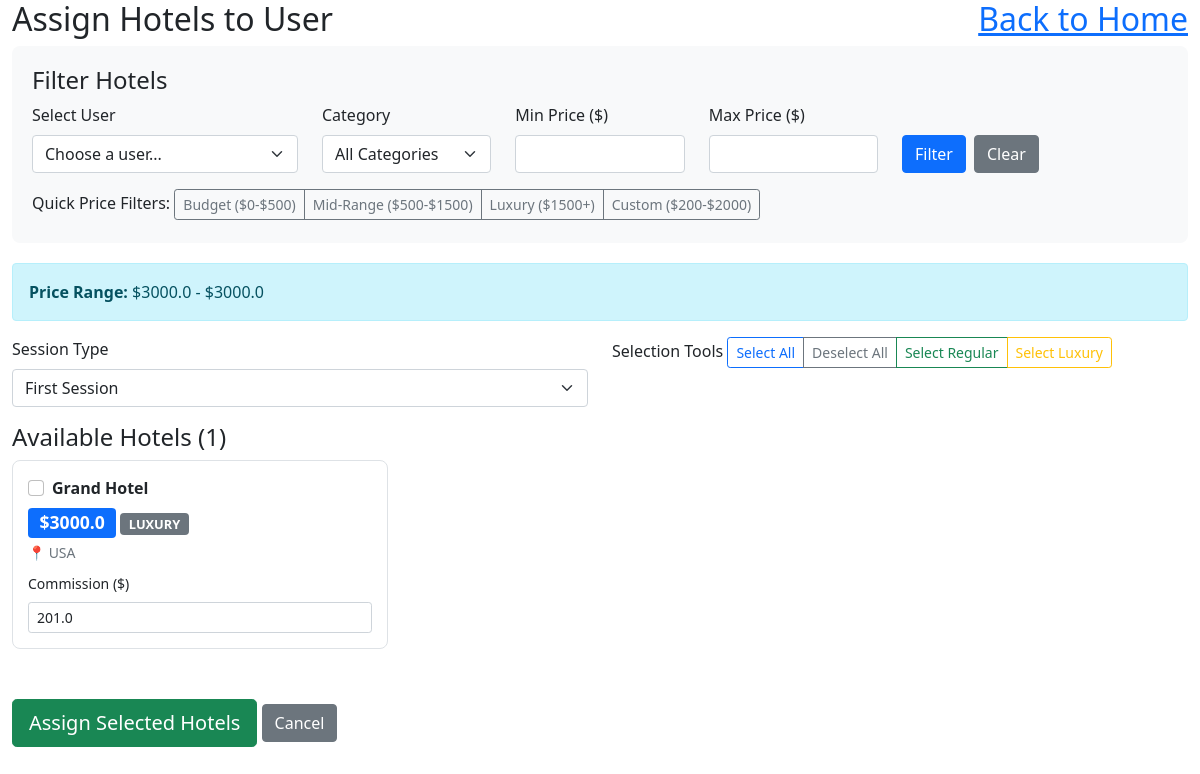
The app's page /admin/assign-hotels?user_id=4 (signed in) with its own data.
### hotel_app/models.py (models this page shows, shortened)
class Hotel(db.Model):
    __tablename__ = 'hotel'
    id = db.Column(db.Integer, primary_key=True)
    name = db.Column(db.String(120), nullable=False)
    primary_picture = db.Column(db.String(200))
    price = db.Column(db.Float, nullable=False)
    commission_multiplier = db.Column(db.Float, default=1.0)
    days_available = db.Column(db.Integer, default=1)
    description = db.Column(db.Text)
    location = db.Column(db.String(200))
    rating = db.Column(db.Integer, default=5)
    created_at = db.Column(db.DateTime, default=datetime.utcnow)
    category = db.Column(db.String(50))
    is_active = db.Column(db.Boolean, default=True)
    reservations = db.relationship('Reservation', backref='hotel', lazy=True)
    user_assignments = db.relationship('UserHotelAssignment', backref='hotel', lazy=True)
    user_ratings = db.relationship('UserHotelRating', backref='hotel', lazy=True)

### hotel_app/routes.py (the view, shortened to what this page needs)
@app.route('/admin/assign-hotels', methods=['GET', 'POST'])
@admin_required
def assign_hotels_to_user():
    user_id = request.args.get('user_id')
    category_filter = request.args.get('category', '')
    min_price = request.args.get('min_price', type=float)
    max_price = request.args.get('max_price', type=float)
    users = User.query.filter_by(is_active=True).all()
    query = Hotel.query.filter_by(is_active=True)
    if category_filter:
        query = query.filter_by(category=category_filter)
    if min_price is not None:
        query = query.filter(Hotel.price >= min_price)
    if max_price is not None:
        query = query.filter(Hotel.price <= max_price)
    hotels = query.order_by(Hotel.category, Hotel.price, Hotel.name).all()
    selected_user = None
    if user_id:
        selected_user = User.query.get(user_id)
    price_stats = db.session.query(
        db.func.min(Hotel.price).label('min_price'),
        db.func.max(Hotel.price).label('max_price')
    ).filter_by(is_active=True).first()
    return render_template('admin_assign_hotels.html',
                         users=users,
                         hotels=hotels,
                         selected_user=selected_user,
                         category_filter=category_filter,
                         min_price=min_price,
                         max_price=max_price,
                         price_stats=price_stats)

### hotel_app/routes.py (called while the page is built)
def admin_required(f):
    @wraps(f)
    def wrapper(*args, **kwargs):
        admin_id = session.get('admin_id')
        if not admin_id:
            flash("Admin login required.", "danger")
            return redirect(url_for('admin_login'))
        admin = Admin.query.get(admin_id)
        if not admin or not admin.is_active:
            session.pop('admin_id', None)
            flash("Admin access denied.", "danger")
            return redirect(url_for('admin_login'))
        g.current_admin = admin
        return f(*args, **kwargs)
    return wrapper

@app.before_request
def check_admin_routes():
    if request.endpoint and request.endpoint.startswith('admin_') and request.endpoint != 'admin_login':
        if 'admin_id' not in session:
            return redirect(url_for('admin_login'))

### hotel_app/templates/admin_assign_hotels.html (shortened to what this page needs)
<!DOCTYPE html>
<html lang="en">
<head>
    <link href="https://cdn.jsdelivr.net/npm/bootstrap@5.1.3/dist/css/bootstrap.min.css" rel="stylesheet">
</head>
<body>
    <div class="container-fluid">
        <div class="row">
            <div class="col-md-12">
                <h2>
  <a href="{{ url_for('admin_dashboard') }}" style="float: right;">Back to Home</a>
</h2>
                <div class="price-filter-section">
                    <h4>Filter Hotels</h4>
                    <form method="GET" id="filterForm">
                        <div class="row">
                            <div class="col-md-3">
                                <label for="user_id" class="form-label">Select User</label>
                                <select name="user_id" id="user_id" class="form-select">
                                    <option value="">Choose a user...</option>
                                </select>
                            </div>
                            <div class="col-md-2">
                                <label for="category" class="form-label">Category</label>
                                <select name="category" id="category" class="form-select">
                                    <option value="">All Categories</option>
                                </select>
                            </div>
                            <div class="col-md-2">
                                <label for="min_price" class="form-label">Min Price ($)</label>
                                <input type="number" name="min_price" id="min_price" class="form-control"
                                       value="{{ min_price or '' }}" step="0.01" min="0">
                            </div>
                            <div class="col-md-2">
                                <label for="max_price" class="form-label">Max Price ($)</label>
                                <input type="number" name="max_price" id="max_price" class="form-control"
                                       value="{{ max_price or '' }}" step="0.01" min="0">
                            </div>
                            <div class="col-md-3">
                                <label class="form-label">&nbsp;</label>
                                <div class="d-flex gap-2">
                                    <button type="submit" class="btn btn-primary">Filter</button>
                                    <a href="{{ url_for('assign_hotels_to_user') }}" class="btn btn-secondary">Clear</a>
                                </div>
                            </div>
                        </div>
                        <div class="row mt-3">
                            <div class="col-md-12">
                                <label class="form-label">Quick Price Filters:</label>
                                <div class="btn-group" role="group">
                                    <button type="button" class="btn btn-outline-secondary btn-sm" onclick="setPrice(0, 500)">
                                        Budget ($0-$500)
                                    </button>
                                    <button type="button" class="btn btn-outline-secondary btn-sm" onclick="setPrice(500, 1500)">
                                        Mid-Range ($500-$1500)
                                    </button>
                                    <button type="button" class="btn btn-outline-secondary btn-sm" onclick="setPrice(1500, null)">
                                        Luxury ($1500+)
                                    </button>
                                    <button type="button" class="btn btn-outline-secondary btn-sm" onclick="setPrice(200, 2000)">
                                        Custom ($200-$2000)
                                    </button>
                                </div>
                            </div>
                        </div>
                    </form>
                </div>
                {% if price_stats %}
                <div class="alert alert-info">
                    <strong>Price Range:</strong> ${{ price_stats.min_price }} - ${{ price_stats.max_price }}
                </div>
                {% endif %}
                {% if selected_user %}
                <form method="POST" id="assignmentForm">
                    <div class="row mb-3">
                        <div class="col-md-6">
                            <label for="session_type" class="form-label">Session Type</label>
                            <select name="session_type" id="session_type" class="form-select" required>
                                <option value="first">First Session</option>
                            </select>
                        </div>
                        <div class="col-md-6">
                            <label class="form-label">Selection Tools</label>
                            <div class="btn-group" role="group">
                                <button type="button" class="btn btn-outline-primary btn-sm" onclick="selectAll()">
                                    Select All
                                </button>
                                <button type="button" class="btn btn-outline-secondary btn-sm" onclick="deselectAll()">
                                    Deselect All
                                </button>
                                <button type="button" class="btn btn-outline-success btn-sm" onclick="selectByCategory('regular')">
                                    Select Regular
                                </button>
                                <button type="button" class="btn btn-outline-warning btn-sm" onclick="selectByCategory('luxury')">
                                    Select Luxury
                                </button>
                            </div>
                        </div>
                    </div>
                    <div class="row">
                        <div class="col-md-12">
                            <h4>Available Hotels ({{ hotels|length }})</h4>
                            {% if hotels %}
                            <div class="row">
                                {% for hotel in hotels %}
                                <div class="col-md-6 col-lg-4 mb-3">
                                    <div class="hotel-card" data-category="{{ hotel.category }}" data-price="{{ hotel.price }}">
                                        <div class="form-check">
                                            <input class="form-check-input hotel-checkbox" type="checkbox"
                                                   name="hotel_ids" value="{{ hotel.id }}" id="hotel_{{ hotel.id }}">
                                            <label class="form-check-label" for="hotel_{{ hotel.id }}">
                                                <strong>{{ hotel.name }}</strong>
                                            </label>
                                        </div>
                                        <div class="mt-2">
                                            <span class="badge bg-primary price-badge">${{ hotel.price }}</span>
                                            <span class="badge bg-secondary category-badge">{{ hotel.category }}</span>
                                        </div>
                                        {% if hotel.location %}
                                        <div class="text-muted small mt-1">
                                            📍 {{ hotel.location }}
                                        </div>
                                        {% endif %}
                                        <div class="mt-2">
                                            <label for="commission_{{ hotel.id }}" class="form-label small">Commission ($)</label>
                                            <input type="number" class="form-control form-control-sm"
                                                   name="commission_{{ hotel.id }}" id="commission_{{ hotel.id }}"
                                                   value="{{ hotel.commission_multiplier * 10 }}" step="0.01" min="0">
                                        </div>
                                    </div>
                                </div>
                                {% endfor %}
                            </div>
                            <div class="mt-4">
                                <button type="submit" class="btn btn-success btn-lg">
                                    Assign Selected Hotels
                                </button>
                                <a href="{{ url_for('manage_hotels') }}" class="btn btn-secondary">
                                    Cancel
                                </a>
                            </div>
                            {% else %}
                            <div class="alert alert-warning">
                                No hotels found matching your criteria. Try adjusting your filters.
                            </div>
                            {% endif %}
                        </div>
                    </div>
                </form>
                {% else %}
                <div class="alert alert-info">
                    Please select a user first to assign hotels.
                </div>
                {% endif %}
            </div>
        </div>
    </div>
</body>
</html>

### hotel_app/templates/admin_assign_hotels.html (style rules this page uses)
.price-filter-section { background-color: #f8f9fa; padding: 20px; border-radius: 8px; margin-bottom: 20px; }
.hotel-card { border: 1px solid #dee2e6; border-radius: 8px; padding: 15px; margin-bottom: 10px; transition: all 0.3s ease; }
.price-badge { font-size: 1.1em; font-weight: bold; }
.category-badge { text-transform: uppercase; font-size: 0.8em; }

### records on screen
Hotel: name "Grand Hotel", price "3000.0", category "LUXURY", location "USA", commission_multiplier "201.0"

### other values on screen
{{ price_stats.min_price }} "3000.0"
{{ price_stats.max_price }} "3000.0"
{{ hotels|length }} "1"
